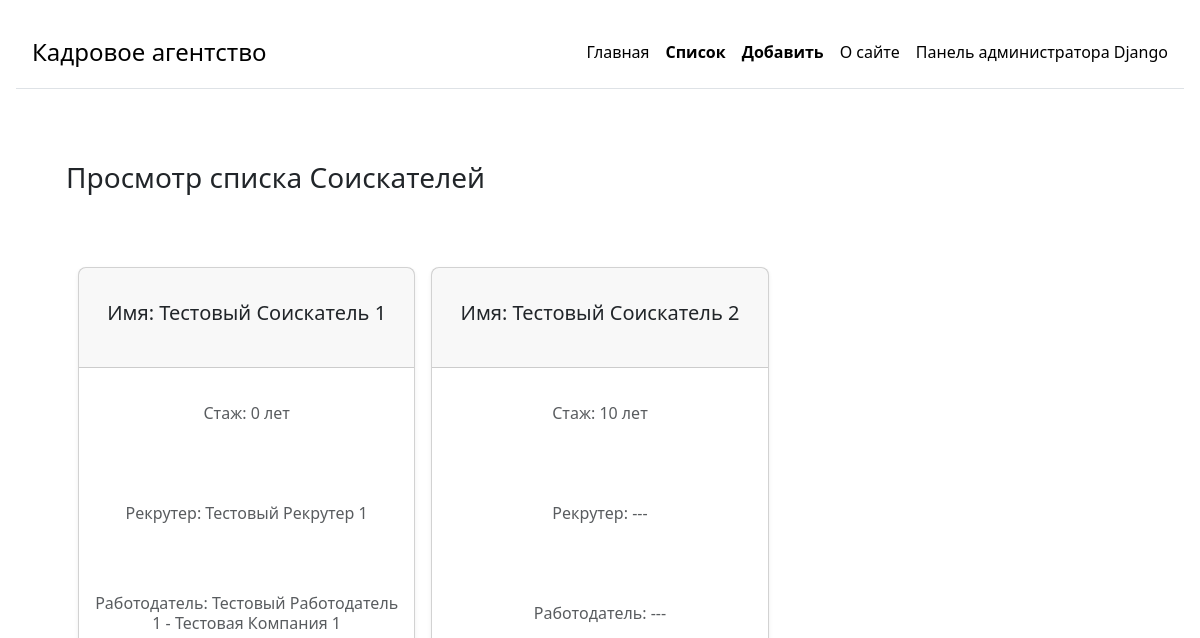
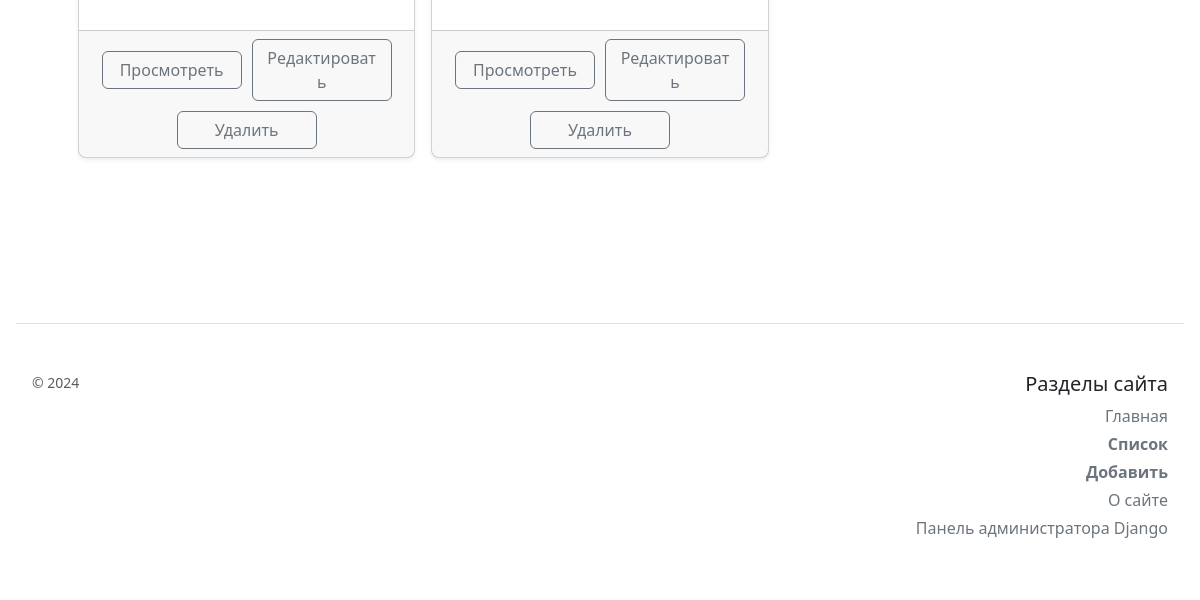
The app's page /list, older data (2 pictures, top to bottom).
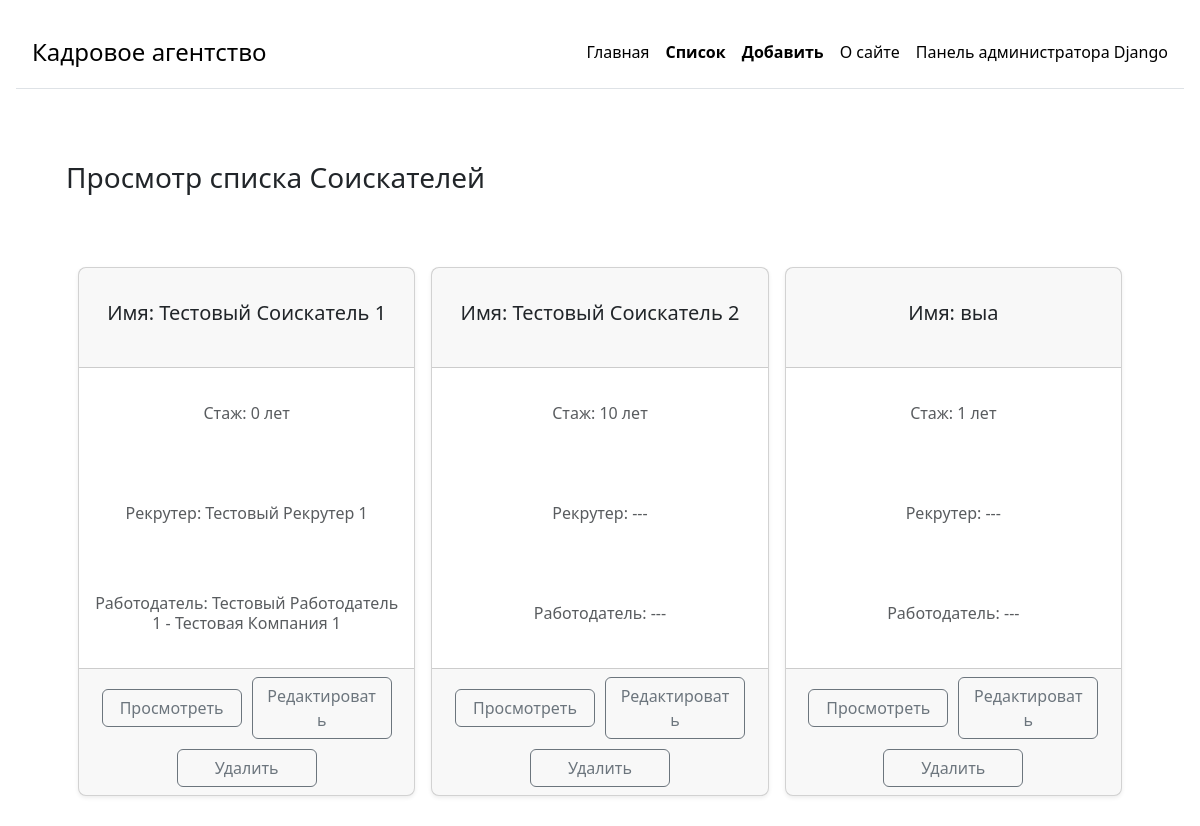
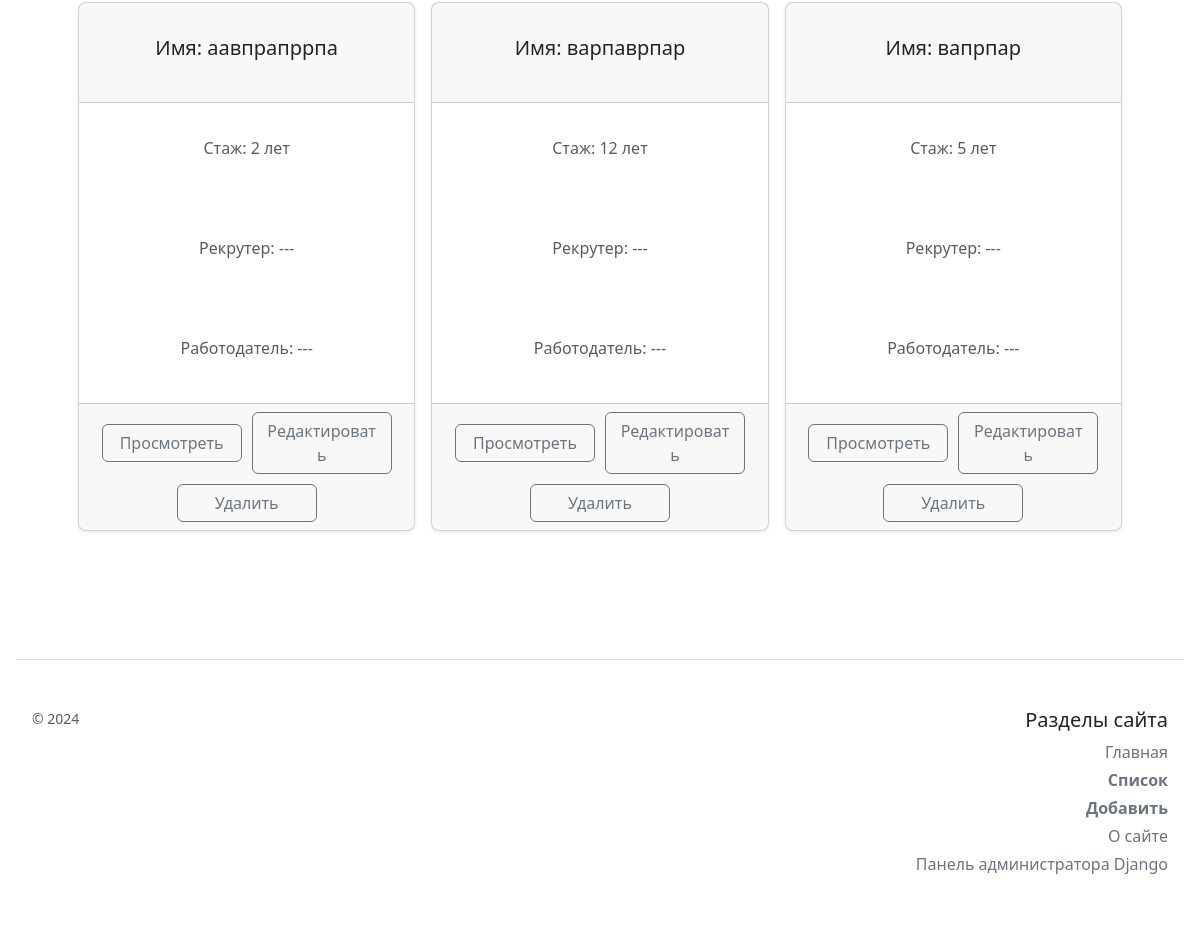
The same page, newer data (2 pictures, top to bottom).
### main/models.py (models this page shows, shortened)
class Applicant(models.Model):
    name = models.CharField('Имя', max_length=50, null=False, unique=True)
    experience = models.IntegerField('Стаж работы', null=False, default=0)
    recruiter = models.ForeignKey(
        Recruiter, on_delete=models.SET_NULL, null=True, blank=True)
    employer = models.ForeignKey(
        Employer, on_delete=models.SET_NULL, null=True, blank=True)
    class Meta:
        verbose_name = "Соискатель"
        verbose_name_plural = "Соискатели"

class Recruiter(models.Model):
    name = models.CharField('Имя', max_length=50, null=False, unique=True)
    successCount = models.IntegerField(
        'Число успешных устройств', null=False, default=0)
    def __str__(self):
        return self.name
    class Meta:
        verbose_name = "Рекрутер"
        verbose_name_plural = "Рекрутеры"

class Employer(models.Model):
    name = models.CharField('Имя', max_length=50, null=False, unique=True)
    companyName = models.CharField('Имя компании', max_length=255, null=False)
    def __str__(self):
        return f"{self.name} - {self.companyName}"
    class Meta:
        verbose_name = "Работодатель"
        verbose_name_plural = "Работодатели"

### main/views.py (the view, shortened to what this page needs)
# urls.py: path('list', views.list, name='list'),
def list(request):
    applicants = Applicant.objects.all()
    return render(request, 'main/list.html', {'applicants': applicants})

### main/templates/main/list.html (shortened to what this page needs)
{% extends 'main/template.html' %}
{% block body %}
<div class="row p-3">
    <div class="col p-3">
        <h3>Просмотр списка Соискателей</h3>
    </div>
</div>
<div class="row p-3">
    <form method="post">
        <div class="row row-cols-1 row-cols-md-3 mb-3 text-center g-3 p-3">
            {% for applicant in applicants %}
            <div class="col">
                <div class="card mb-3 rounded-3 shadow-sm text-center">
                    <div class="card-header"
                        style="min-height: 100px; display: flex; align-items: center; justify-content: center;">
                        <h5>Имя: {{ applicant.name }}</h5>
                    </div>
                    <div class="card-body text-muted"
                        style="min-height: 100px; display: flex; align-items: center; justify-content: center;">
                        <h6>Стаж: {{ applicant.experience }} лет</h6>
                    </div>
                    <div class="card-body text-muted"
                        style="min-height: 100px; display: flex; align-items: center; justify-content: center;">
                        <h6>Рекрутер: {% if applicant.recruiter != None %}{{ applicant.recruiter }}{% else %} ---
                            {% endif %}</h6>
                    </div>
                    <div class="card-body text-muted"
                        style="min-height: 100px; display: flex; align-items: center; justify-content: center;">
                        <h6>Работодатель: {% if applicant.employer != None %}{{ applicant.employer }}{% else %} ---
                            {% endif %}</h6>
                    </div>
                    <div class="card-footer"
                        style="min-height: 100px; display: flex; align-items: center; justify-content: center; flex-wrap: wrap; gap: 10px">
                        <button type="submit" class="btn btn-outline-secondary" data-bs-toggle="modal"
                            style="width: 140px;" name="viewId" value="{{ applicant.id }}">Просмотреть</button>
                        <button type="submit" class="btn btn-outline-secondary" data-bs-toggle="modal"
                            style="width: 140px;" name="editId" value="{{ applicant.id }}">Редактировать</button>
                        <button type="submit" class="btn btn-outline-secondary" data-bs-toggle="modal"
                            style="width: 140px;" name="deleteId" value="{{ applicant.id }}">Удалить</button>
                    </div>
                </div>
            </div>
            {% endfor %}
        </div>
    </form>
</div>
{% endblock %}

Row changes from the older to the newer data that the page shows:
added Applicant: name "выа", experience "1", {{ applicant.id }} 3 (drawn)
added Applicant: name "аавпрапррпа", experience "2", {{ applicant.id }} 4 (drawn)
added Applicant: name "варпаврпар", experience "12", {{ applicant.id }} 5 (drawn)
added Applicant: name "вапрпар", experience "5", {{ applicant.id }} 6 (drawn)
